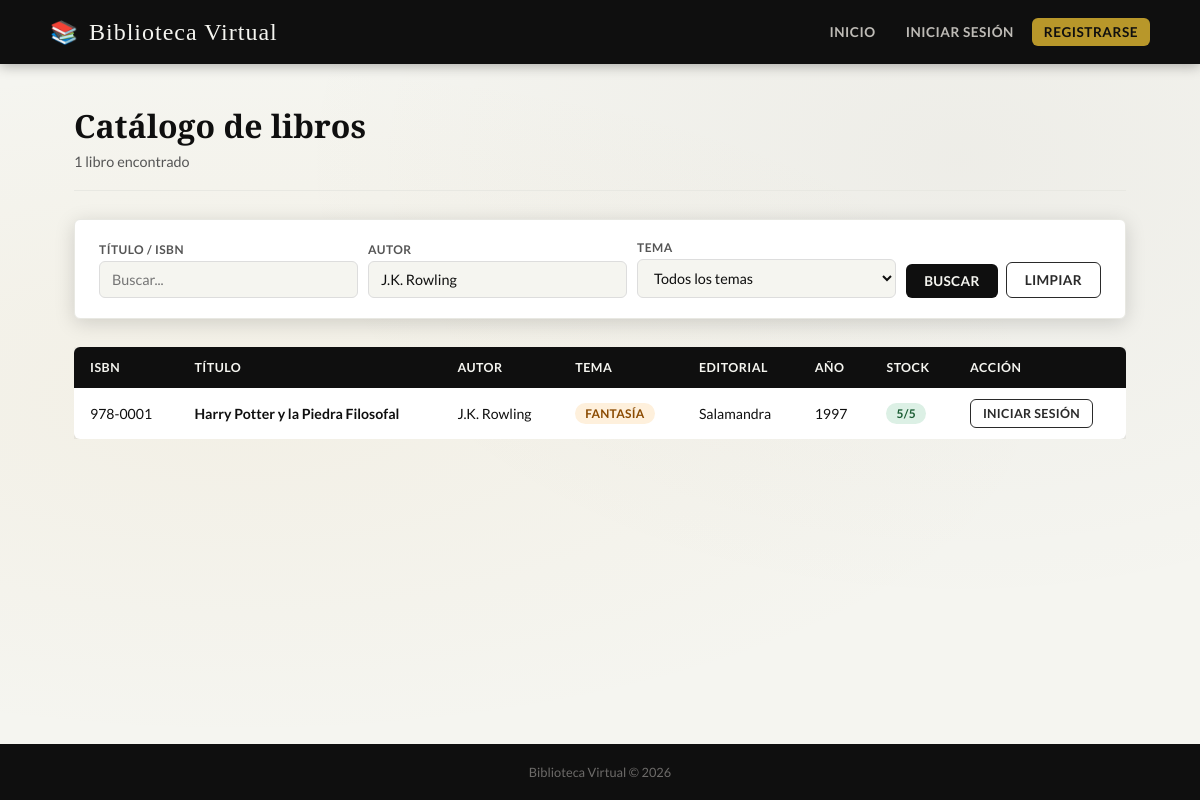
The page /catalogo.php?autor=J.K. Rowling on the database its author committed.
### tables this page shows
CREATE TABLE libros (
    id         INT AUTO_INCREMENT PRIMARY KEY,
    isbn       VARCHAR(20)  NOT NULL UNIQUE,
    titulo     VARCHAR(200) NOT NULL,
    autor      VARCHAR(150) NOT NULL,
    tema       VARCHAR(100) NOT NULL,
    editorial  VARCHAR(150) NOT NULL,
    anio       YEAR         NOT NULL,
    stock_total INT         NOT NULL DEFAULT 1,
    stock_disp  INT         NOT NULL DEFAULT 1
);

### includes/auth.php (called while the page is built, shortened)
<?php
function usuario(): ?array {
    return $_SESSION['usuario'] ?? null;
}

### catalogo.php (the view, shortened to what this page needs)
<?php
require_once 'includes/auth.php';
$pdo   = conectar();
$q     = trim($_GET['q']    ?? '');
$autor = trim($_GET['autor'] ?? '');
$tema  = trim($_GET['tema']  ?? '');
$where  = ['1=1'];
$params = [];
if ($autor) { $where[] = 'autor LIKE :autor'; $params[':autor'] = "%$autor%"; }
$stmt = $pdo->prepare('SELECT * FROM libros WHERE '.implode(' AND ',$where).' ORDER BY titulo');
$stmt->execute($params);
$libros = $stmt->fetchAll();
$u      = usuario();
?>
<!DOCTYPE html>
<html lang="es">
<head>
    <link rel="stylesheet" href="style.css">
</head>
<body>
<header class="site-header">
    <div class="header-inner">
        <div class="logo"><a href="index.php" style="color:inherit;display:flex;align-items:center;gap:10px"><span>📚</span> Biblioteca Virtual</a></div>
        <nav class="site-nav">
            <a href="index.php">Inicio</a>
            <?php if ($u): ?>
                <?php if (esAdmin()): ?>
                    <a href="admin/cargar_libro.php" class="nav-admin">➕ Cargar libro</a>
                    <a href="admin/prestamos.php"    class="nav-admin">📋 Préstamos</a>
                    <a href="admin/socios.php"       class="nav-admin">👥 Socios</a>
                <?php else: ?>
                    <a href="mis_prestamos.php">Mis préstamos</a>
                <?php endif; ?>
                <span class="nav-usuario">👤 <?= htmlspecialchars($u['nombre']) ?></span>
                <a href="logout.php" class="nav-salir">Salir</a>
            <?php else: ?>
                <a href="login.php">Iniciar sesión</a>
                <a href="registro.php" class="nav-cta">Registrarse</a>
            <?php endif; ?>
        </nav>
    </div>
</header>
<main>
<h1 class="page-titulo">Catálogo de libros</h1>
<p class="page-subtitulo"><?= count($libros) ?> libro<?= count($libros)!=1?'s':'' ?> encontrado<?= count($libros)!=1?'s':'' ?></p>
<div class="buscador-box">
    <form method="get" action="catalogo.php">
        <div class="campo">
            <label>Título / ISBN</label>
            <input type="text" name="q" value="<?= htmlspecialchars($q) ?>" placeholder="Buscar...">
        </div>
        <div class="campo">
            <label>Autor</label>
            <input type="text" name="autor" value="<?= htmlspecialchars($autor) ?>" placeholder="Nombre del autor...">
        </div>
        <div class="campo">
            <label>Tema</label>
            <select name="tema">
                <option value="">Todos los temas</option>
            </select>
        </div>
        <div style="display:flex;gap:8px;align-items:flex-end">
            <button type="submit" class="btn btn-primario">Buscar</button>
            <?php if ($q||$autor||$tema): ?>
                <a href="catalogo.php" class="btn btn-outline">Limpiar</a>
            <?php endif; ?>
        </div>
    </form>
</div>
<?php if (empty($libros)): ?>
    <div class="vacio"><span>📭</span><p>No se encontraron libros con esos criterios.</p></div>
<?php else: ?>
<div class="tabla-wrap">
<table class="tabla">
    <thead>
        <tr>
            <th>ISBN</th><th>Título</th><th>Autor</th><th>Tema</th>
            <th>Editorial</th><th>Año</th><th>Stock</th><th>Acción</th>
        </tr>
    </thead>
    <tbody>
    <?php foreach ($libros as $libro): ?>
    <tr>
        <td><?= htmlspecialchars($libro['isbn']) ?></td>
        <td><strong><?= htmlspecialchars($libro['titulo']) ?></strong></td>
        <td><?= htmlspecialchars($libro['autor']) ?></td>
        <td><span class="badge badge-naranja"><?= htmlspecialchars($libro['tema']) ?></span></td>
        <td><?= htmlspecialchars($libro['editorial']) ?></td>
        <td><?= $libro['anio'] ?></td>
        <td>
            <?php if ($libro['stock_disp'] > 0): ?>
                <span class="badge badge-verde"><?= $libro['stock_disp'] ?>/<?= $libro['stock_total'] ?></span>
            <?php else: ?>
                <span class="badge badge-rojo">Sin stock</span>
            <?php endif; ?>
        </td>
        <td>
            <?php if ($u && $u['rol']==='socio' && $libro['stock_disp']>0): ?>
                <form method="post" action="retirar.php" style="display:inline">
                    <input type="hidden" name="libro_id" value="<?= $libro['id'] ?>">
                    <button type="submit" class="btn btn-dorado btn-sm">Retirar</button>
                </form>
            <?php elseif (!$u && $libro['stock_disp']>0): ?>
                <a href="login.php" class="btn btn-outline btn-sm">Iniciar sesión</a>
            <?php elseif (esAdmin()): ?>
                <a href="admin/editar_libro.php?id=<?= $libro['id'] ?>" class="btn btn-outline btn-sm">Editar</a>
                <a href="admin/borrar_libro.php?id=<?= $libro['id'] ?>" class="btn btn-peligro btn-sm"
                   onclick="return confirm('¿Seguro que querés borrar este libro?')">Borrar</a>
            <?php else: ?>
                <span style="color:#bbb;font-size:.82rem">Sin stock</span>
            <?php endif; ?>
        </td>
    </tr>
    <?php endforeach; ?>
    </tbody>
</table>
</div>
<?php endif; ?>
</main>
<footer class="site-footer">
    <p>Biblioteca Virtual &copy; <?= date('Y') ?></p>
</footer>
</body>
</html>

### style.css (style rules this page uses)
:root { --marron : #0f0f0f; --marron-medio: #2a2a2a; --dorado : #b8972a; --dorado-claro: #d4b84a; --crema : #f5f5f0; --crema-oscura: #e8e8e2; --blanco : #ffffff; --gris-texto : #555; --rojo : #c0392b; --verde : #27714a; --sombra : 0 4px 20px rgba(0,0,0,.15); --sombra-hover: 0 8px 30px rgba(0,0,0,.25); --radio : 6px; }
*, *::before, *::after { margin:0; padding:0; box-sizing:border-box; }
html { scroll-behavior: smooth; }
body { font-family : 'Lato', sans-serif; background : var(--crema); color : var(--marron); min-height : 100vh; display : flex; flex-direction: column; background-image: radial-gradient(ellipse at 20% 50%, rgba(201,150,58,.06) 0%, transparent 60%), radial-gradient(ellipse at 80% 20%, rgba(59,42,26,.04) 0%, transparent 50%); }
a { color: var(--marron-medio); text-decoration: none; }
.site-header { background : var(--marron); padding : 0 40px; box-shadow : 0 2px 12px rgba(0,0,0,.3); position : sticky; top : 0; z-index : 100; }
.header-inner { max-width : 1100px; margin : 0 auto; display : flex; align-items : center; justify-content: space-between; height : 64px; gap : 20px; }
.logo { font-family : 'Playfair Display', serif; font-size : 1.5rem; color : var(--crema); letter-spacing: 1px; display : flex; align-items : center; gap : 10px; flex-shrink : 0; }
.logo span { font-size: 1.4rem; }
.site-nav { display : flex; align-items: center; gap : 6px; flex-wrap : wrap; }
.site-nav a { color : rgba(250,246,239,.75); font-size : .85rem; font-weight : 700; letter-spacing: .5px; text-transform: uppercase; padding : 6px 12px; border-radius: var(--radio); transition : all .2s; }
.site-nav .nav-cta { background: var(--dorado); color : var(--marron) !important; border-radius: var(--radio); }
main { max-width: 1100px; margin : 0 auto; padding : 40px 24px 80px; width : 100%; flex : 1; }
.buscador-box { background : var(--blanco); border : 1px solid var(--crema-oscura); border-radius: var(--radio); padding : 20px 24px; margin-bottom: 28px; box-shadow : var(--sombra); }
.buscador-box form { display : flex; flex-wrap: wrap; gap : 10px; align-items: flex-end; }
.campo { display : flex; flex-direction: column; gap : 4px; flex : 1; min-width : 150px; }
.campo label { font-size : .75rem; font-weight : 700; text-transform: uppercase; letter-spacing: .5px; color : var(--gris-texto); }
.campo input, .campo select { padding : 9px 12px; border : 1px solid #ddd; border-radius: var(--radio); font-family : 'Lato', sans-serif; font-size : .9rem; background : var(--crema); transition : border-color .2s; color : var(--marron); }
.tabla-wrap { overflow-x: auto; }
.tabla { width : 100%; border-collapse: collapse; background : var(--blanco); border-radius : var(--radio); overflow : hidden; box-shadow : var(--sombra); font-size : .88rem; }
.tabla thead tr { background: var(--marron); color : var(--crema); }
.tabla th { padding : 13px 16px; text-align : left; font-weight : 700; font-size : .78rem; text-transform: uppercase; letter-spacing: .5px; white-space : nowrap; }
.tabla td { padding : 11px 16px; border-bottom: 1px solid var(--crema-oscura); vertical-align: middle; }
.tabla tbody tr:last-child td { border-bottom: none; }
.badge { display : inline-block; padding : 3px 10px; border-radius: 20px; font-size : .75rem; font-weight : 700; text-transform: uppercase; letter-spacing: .3px; }
.badge-verde { background:#dcf0e5; color:#1a5c33; }
.badge-naranja { background:#fef0dc; color:#8a4a00; }
.btn { display : inline-block; padding : 9px 18px; border-radius: var(--radio); font-family : 'Lato', sans-serif; font-size : .85rem; font-weight : 700; cursor : pointer; border : none; transition : all .2s; text-align : center; white-space : nowrap; letter-spacing: .3px; text-transform: uppercase; }
.btn-primario { background: var(--marron); color: var(--crema); }
.btn-outline { background: transparent; border: 1.5px solid var(--marron-medio); color: var(--marron-medio); }
.btn-sm { padding: 6px 12px; font-size: .78rem; }
.page-titulo { font-family : 'Playfair Display', serif; font-size : 2rem; color : var(--marron); margin-bottom: 6px; }
.page-subtitulo { color : var(--gris-texto); font-size : .9rem; margin-bottom: 28px; padding-bottom: 20px; border-bottom: 1px solid var(--crema-oscura); }
.site-footer { background : var(--marron); color : rgba(250,246,239,.4); text-align : center; padding : 20px; font-size : .8rem; margin-top : auto; }

### rows shown on the page
libros: isbn "978-0001", titulo "Harry Potter y la Piedra Filosofal", autor "J.K. Rowling", tema "FANTASÍA", editorial "Salamandra", anio "1997", stock_disp "5", stock_total "5", shows "INICIAR SESIÓN"

### other values the page prints
count($libros) "1"
